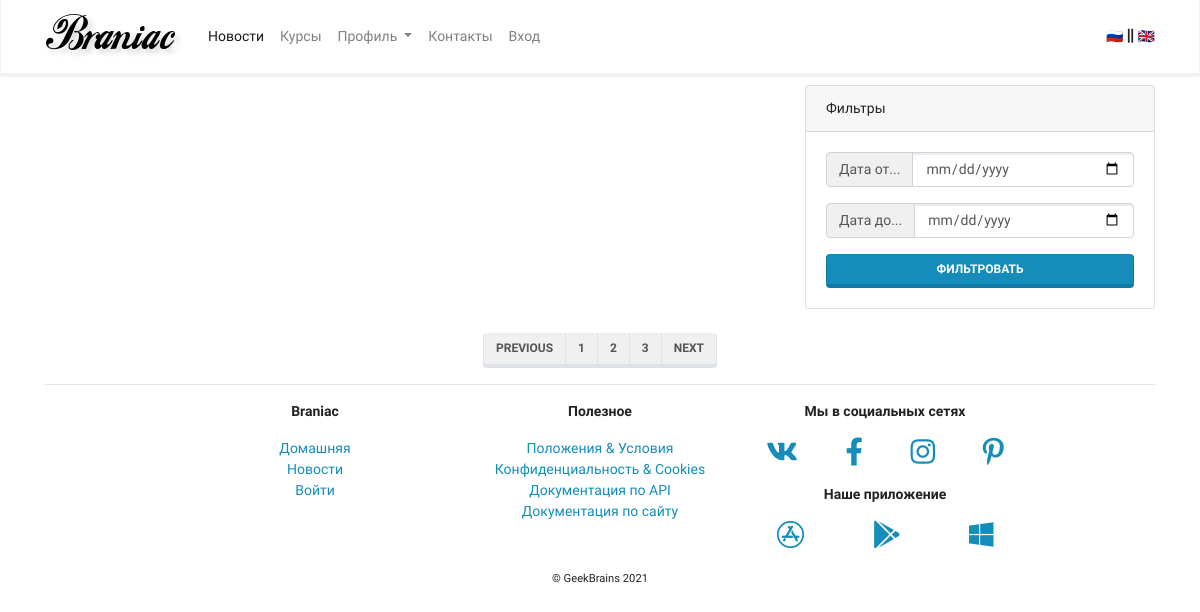
Page /mainapp/news/ on the earlier database version.
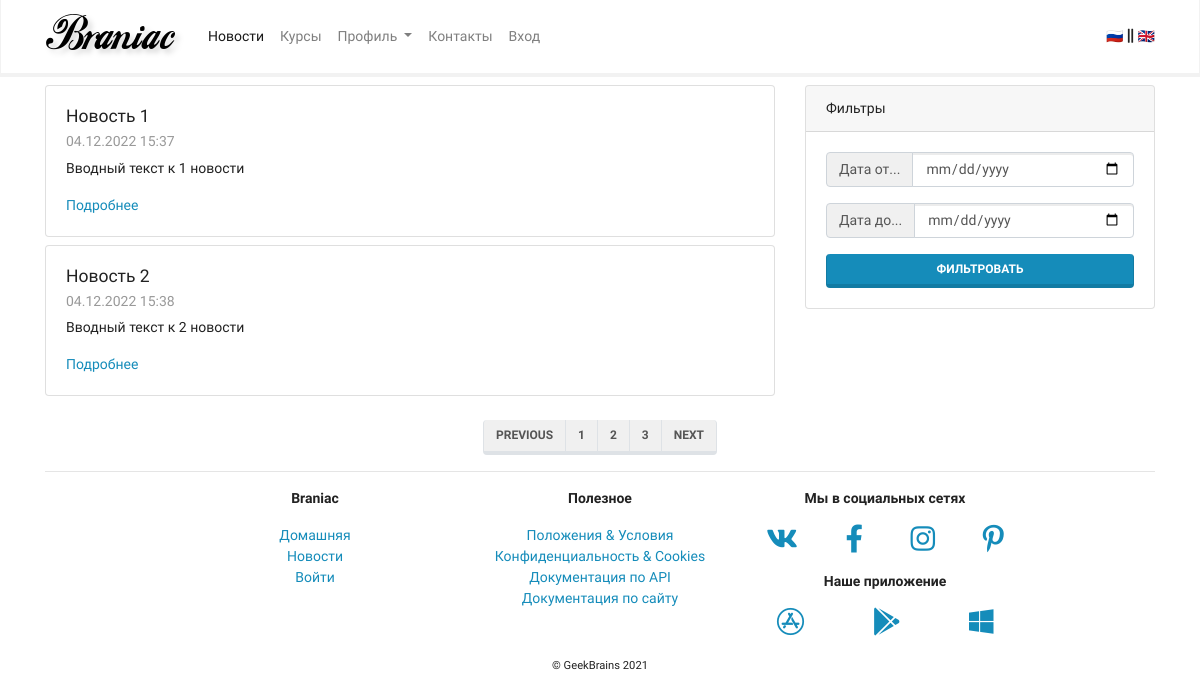
Same page on the later database version.
### mainapp/models.py (models this page shows, shortened)
class News(models.Model):  #для этого создаём класс, который наследуется от модуля models и в нём класс Model
    title = models.CharField(max_length=256, verbose_name='Заголовок')  # Это типы полей.
    preamble = models.CharField(max_length=1024, verbose_name='Вступление')
    body = models.TextField(verbose_name='Содержимое')  # сюда с помощью редактора передаётся html-разметка
    body_as_markdown = models.BooleanField(default=False, verbose_name='Разметка в формате Markdown')  # Это указатель,
    created_at = models.DateTimeField(auto_now_add=True, verbose_name='Создан')
    update_at = models.DateTimeField(auto_now=True, verbose_name='Обновлён')  # автоматичеки заполняется
    deleted = models.BooleanField(default=False, verbose_name='Удалено')  # это поле сообщает удалена запись или нет.
    class Meta:
        verbose_name = 'новость'
        verbose_name_plural = 'новости'  # plural - множественное число

### mainapp/views.py (the view)
# urls.py: path('news/', views.NewsView.as_view(), name='news'),
class NewsView(TemplateView):
    template_name = 'mainapp/news.html'
    def get_context_data(self, **kwargs):
        context_data = super().get_context_data(**kwargs)
        context_data['object_list'] = News.objects.filter(deleted=False)  # прописываем вывод новостей из БД
        return context_data

### mainapp/context_processor.py (called while the page is built)
def my_context_processor(request):  # request - поступающий запрос
    return {
        'foo': 'bar'  # на нужную страницу добавляем {{ foo }} и там отобразится bar
    }

### mainapp/templates/mainapp/news.html
{% extends 'mainapp/base.html' %}
{% block content%}
    <div class="row">
      <div class="col-lg-8">
        {% for news_item in object_list %}
        <div class="card my-2">
          <div class="card-body">
            <h5 class="card-title">{{ news_item.title }}</h5>
            <h6 class="card-subtitle mb-2 text-muted">{{ news_item.created_at|date:"d.m.Y H:i" }}</h6>
            <p class="card-text">{{ news_item.preamble }}</p>
            <a href="{% url 'mainapp:news_detail' news_item.pk %}" class="card-link">Подробнее</a>
          </div>
        </div>
        {% endfor %}
      </div>
      <div class="col-lg-4">
        <div class="card my-2 sticky-top">
          <div class="card-header">
            Фильтры
          </div>
          <div class="card-body">
            <form action="">
              <div class="input-group mb-3">
                <div class="input-group-prepend">
                  <span class="input-group-text" id="basic-addon1">Дата от...</span>
                </div>
                <input type="date" class="form-control" name="dateFrom">
              </div>
              <div class="input-group mb-3">
                <div class="input-group-prepend">
                  <span class="input-group-text" id="basic-addon1">Дата до...</span>
                </div>
                <input type="date" class="form-control" name="dateTo">
              </div>
              <button type="submit" class="btn btn-primary btn-block">Фильтровать</button>
            </form>
          </div>
        </div>
      </div>
    </div>
    <div class="row justify-content-center align-items-center mt-3 mb-n3">
      <nav aria-label="Page navigation example">
        <ul class="pagination">
          <li class="page-item"><a class="page-link" href="#">Previous</a></li>
          <li class="page-item"><a class="page-link" href="#">1</a></li>
          <li class="page-item"><a class="page-link" href="#">2</a></li>
          <li class="page-item"><a class="page-link" href="#">3</a></li>
          <li class="page-item"><a class="page-link" href="#">Next</a></li>
        </ul>
      </nav>
    </div>
{% endblock%}

Differences in the rows shown:
added News: title "Новость 1", created_at "04.12.2022 15:37", preamble "Вводный текст к 1 новости"
added News: title "Новость 2", created_at "04.12.2022 15:38", preamble "Вводный текст к 2 новости"
